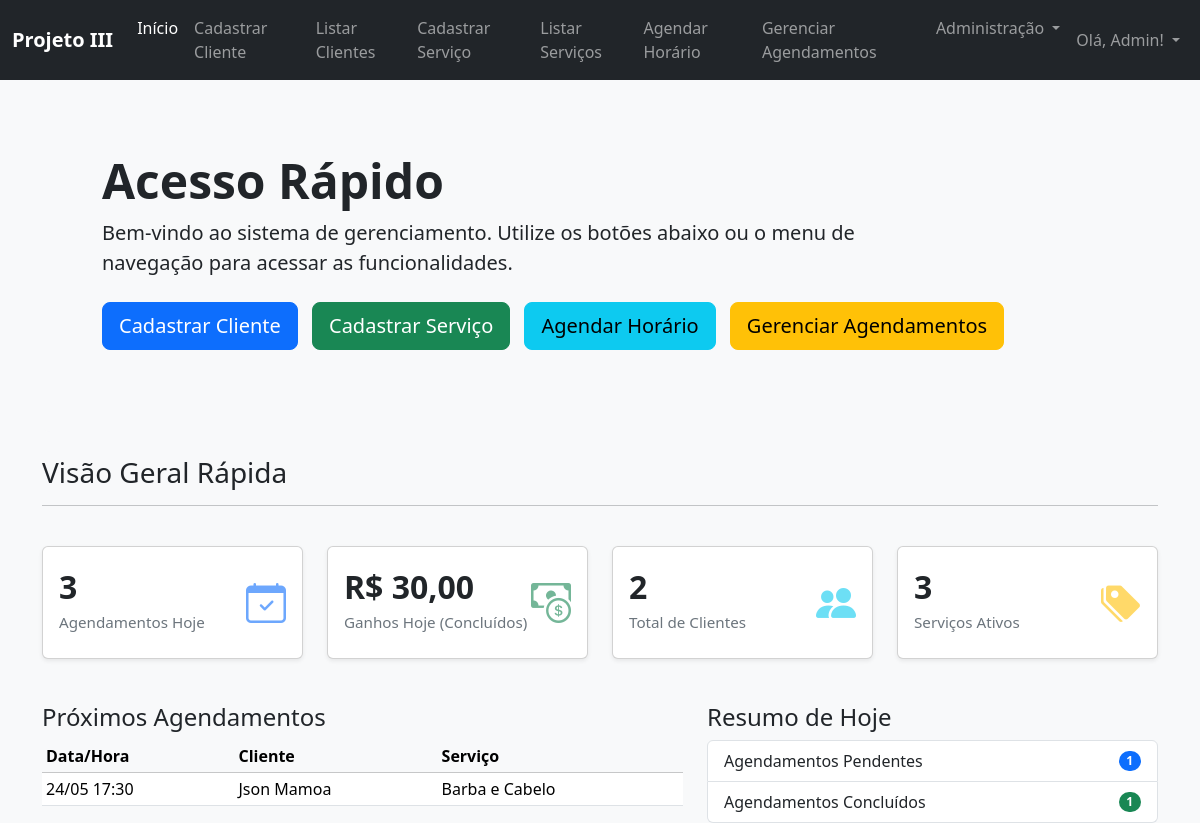
Page /dashboard.php (signed in) on the committed database.
### tables this page shows
CREATE TABLE IF NOT EXISTS `agendamentos` (
  `id` int NOT NULL AUTO_INCREMENT,
  `id_cliente` int NOT NULL,
  `id_servico` int NOT NULL,
  `id_funcionario_agendou` int NOT NULL COMMENT 'Funcionário que registrou o agendamento',
  `data_hora_inicio` datetime NOT NULL COMMENT 'Data e hora de início do agendamento',
  `data_hora_fim` datetime NOT NULL COMMENT 'Data e hora de término do agendamento (calculado)',
  `status_agendamento` enum('agendado','concluido','cancelado','nao_compareceu') NOT NULL DEFAULT 'agendado',
  `observacoes` text,
  `data_criacao` timestamp NULL DEFAULT CURRENT_TIMESTAMP,
  PRIMARY KEY (`id`),
  KEY `id_cliente` (`id_cliente`),
  KEY `id_servico` (`id_servico`),
  KEY `id_funcionario_agendou` (`id_funcionario_agendou`),
  KEY `idx_data_hora_inicio` (`data_hora_inicio`),
  KEY `idx_data_hora_fim` (`data_hora_fim`)
);

CREATE TABLE IF NOT EXISTS `clientes` (
  `id` int NOT NULL AUTO_INCREMENT,
  `nome_completo` varchar(255) NOT NULL,
  `cpf` varchar(14) DEFAULT NULL,
  `telefone_celular` varchar(20) NOT NULL,
  `telefone_fixo` varchar(20) DEFAULT NULL,
  `email` varchar(191) DEFAULT NULL,
  `data_nascimento` date DEFAULT NULL,
  `endereco_rua` varchar(255) DEFAULT NULL,
  `endereco_numero` varchar(50) DEFAULT NULL,
  `endereco_complemento` varchar(100) DEFAULT NULL,
  `endereco_bairro` varchar(100) DEFAULT NULL,
  `endereco_cidade` varchar(100) DEFAULT NULL,
  `endereco_estado` varchar(2) DEFAULT NULL,
  `endereco_cep` varchar(9) DEFAULT NULL,
  `observacoes` text,
  `data_cadastro` timestamp NULL DEFAULT CURRENT_TIMESTAMP,
  `id_funcionario_cadastro` int NOT NULL,
  PRIMARY KEY (`id`),
  UNIQUE KEY `cpf` (`cpf`),
  KEY `id_funcionario_cadastro` (`id_funcionario_cadastro`)
);

CREATE TABLE IF NOT EXISTS `servicos` (
  `id` int NOT NULL AUTO_INCREMENT,
  `nome_servico` varchar(255) NOT NULL,
  `descricao` text,
  `preco` decimal(10,2) NOT NULL,
  `duracao_estimada_minutos` int DEFAULT NULL COMMENT 'Duração do serviço em minutos, para agendamento',
  `status` enum('ativo','inativo') NOT NULL DEFAULT 'ativo',
  `data_cadastro` timestamp NULL DEFAULT CURRENT_TIMESTAMP,
  `id_funcionario_cadastro` int NOT NULL,
  PRIMARY KEY (`id`),
  KEY `id_funcionario_cadastro` (`id_funcionario_cadastro`)
);

### dashboard.php (the view, shortened to what this page needs)
<?php
require_once 'db_conexao.php';
if (isset($_SESSION['funcionario_nome'])) {
    $nome_funcionario = htmlspecialchars($_SESSION['funcionario_nome']);
} else {
    $nome_funcionario = "Usuário";
}
$is_admin = (isset($_SESSION['funcionario_cargo']) && $_SESSION['funcionario_cargo'] === 'admin');
$hoje = date('Y-m-d');
$total_clientes = 0;
$result_clientes = $conexao->query("SELECT COUNT(*) as total FROM clientes");
if ($result_clientes) {
    $row_cli_count = $result_clientes->fetch_assoc();
    if ($row_cli_count) {
        $total_clientes = $row_cli_count['total'];
    }
}
$total_servicos_ativos = 0;
$result_servicos = $conexao->query("SELECT COUNT(*) as total FROM servicos WHERE status = 'ativo'");
if ($result_servicos) {
    $row_serv_count = $result_servicos->fetch_assoc();
    if ($row_serv_count){
        $total_servicos_ativos = $row_serv_count['total'];
    }
}
$agendamentos_hoje_total = 0;
$agendamentos_hoje_concluidos = 0;
$agendamentos_hoje_agendados = 0;
$ganhos_hoje = 0.00;
$sql_ag_hoje = "SELECT a.status_agendamento, s.preco
                FROM agendamentos a
                JOIN servicos s ON a.id_servico = s.id
                WHERE DATE(a.data_hora_inicio) = ?";
$stmt_ag_hoje = $conexao->prepare($sql_ag_hoje);
if ($stmt_ag_hoje) {
    $stmt_ag_hoje->bind_param("s", $hoje);
    $stmt_ag_hoje->execute();
    $result_ag_hoje = $stmt_ag_hoje->get_result();
    if ($result_ag_hoje) {
        $agendamentos_hoje_total = $result_ag_hoje->num_rows;
        while ($ag = $result_ag_hoje->fetch_assoc()) {
            if ($ag['status_agendamento'] == 'concluido') {
                $ganhos_hoje += (float)$ag['preco'];
                $agendamentos_hoje_concluidos++;
            }
            if ($ag['status_agendamento'] == 'agendado') {
                $agendamentos_hoje_agendados++;
            }
        }
    }
}
$proximos_agendamentos = [];
$data_hora_atual = date('Y-m-d H:i:s');
$sql_proximos = "SELECT a.data_hora_inicio, c.nome_completo as nome_cliente, s.nome_servico
                 FROM agendamentos a
                 JOIN clientes c ON a.id_cliente = c.id
                 JOIN servicos s ON a.id_servico = s.id
                 WHERE a.data_hora_inicio >= ? AND a.status_agendamento = 'agendado'
                 ORDER BY a.data_hora_inicio ASC
                 LIMIT 5";
$stmt_proximos = $conexao->prepare($sql_proximos);
if ($stmt_proximos) {
    $stmt_proximos->bind_param("s", $data_hora_atual);
    $stmt_proximos->execute();
    $result_proximos = $stmt_proximos->get_result();
    if ($result_proximos) {
        while ($row = $result_proximos->fetch_assoc()) {
            $proximos_agendamentos[] = $row;
        }
    }
}
?>
<!DOCTYPE html>
<html lang="pt-BR">
<head>
    <link href="https://cdn.jsdelivr.net/npm/bootstrap@5.3.3/dist/css/bootstrap.min.css" rel="stylesheet">
    <link rel="stylesheet" href="https://cdn.jsdelivr.net/npm/bootstrap-icons@1.11.3/font/bootstrap-icons.min.css">
</head>
<body>
    <nav class="navbar navbar-expand-lg navbar-dark bg-dark fixed-top">
        <div class="container-fluid">
            <a class="navbar-brand" href="dashboard.php">Projeto III</a>
            <div class="collapse navbar-collapse" id="navbarNav">
                <ul class="navbar-nav me-auto mb-2 mb-lg-0">
                    <li class="nav-item">
                        <a class="nav-link active" aria-current="page" href="dashboard.php">Início</a>
                    </li>
                    <li class="nav-item">
                        <a class="nav-link" href="cadastrar_cliente.php">Cadastrar Cliente</a>
                    </li>
                    <li class="nav-item">
                        <a class="nav-link" href="listar_clientes.php">Listar Clientes</a>
                    </li>
                    <li class="nav-item">
                        <a class="nav-link" href="cadastrar_servico.php">Cadastrar Serviço</a>
                    </li>
                    <li class="nav-item">
                        <a class="nav-link" href="listar_servicos.php">Listar Serviços</a>
                    </li>
                    <li class="nav-item">
                        <a class="nav-link" href="agendar_horario.php">Agendar Horário</a>
                    </li>
                    <li class="nav-item">
                        <a class="nav-link" href="gerenciar_agendamentos.php">Gerenciar Agendamentos</a>
                    </li>
                    <?php if ($is_admin): ?>
                    <li class="nav-item dropdown">
                        <a class="nav-link dropdown-toggle" href="#" id="adminMenuLink" role="button" data-bs-toggle="dropdown" aria-expanded="false">
                            Administração
                        </a>
                    </li>
                    <?php endif; ?>
                </ul>
                <ul class="navbar-nav">
                    <li class="nav-item dropdown">
                        <a class="nav-link dropdown-toggle" href="#" id="navbarDropdownUser" role="button" data-bs-toggle="dropdown" aria-expanded="false">
                            Olá, <?php echo $nome_funcionario; ?>!
                        </a>
                    </li>
                </ul>
            </div>
        </div>
    </nav>
    <div class="container mt-4">
        <div class="p-5 mb-4 bg-light rounded-3">
            <div class="container-fluid py-4">
                <h1 class="display-5 fw-bold">Acesso Rápido</h1>
                <p class="col-md-10 fs-5">
                    Bem-vindo ao sistema de gerenciamento. Utilize os botões abaixo ou o menu de navegação para acessar as funcionalidades.
                </p>
                <div class="action-buttons mt-4">
                    <a href="cadastrar_cliente.php" class="btn btn-primary btn-lg">Cadastrar Cliente</a>
                    <a href="cadastrar_servico.php" class="btn btn-success btn-lg">Cadastrar Serviço</a>
                    <a href="agendar_horario.php" class="btn btn-info btn-lg">Agendar Horário</a>
                    <a href="gerenciar_agendamentos.php" class="btn btn-warning btn-lg">Gerenciar Agendamentos</a>
                </div>
            </div>
        </div>
        <div class="row mb-4">
            <div class="col-md-12">
                <h3>Visão Geral Rápida</h3>
                <hr>
            </div>
        </div>
        <div class="row">
            <div class="col-md-3 stat-card">
                <div class="card shadow-sm">
                    <div class="card-body">
                        <div>
                            <div class="stat-number"><?php echo $agendamentos_hoje_total; ?></div>
                            <div class="card-title">Agendamentos Hoje</div>
                        </div>
                        <i class="bi bi-calendar-check stat-icon text-primary"></i>
                    </div>
                </div>
            </div>
            <div class="col-md-3 stat-card">
                <div class="card shadow-sm">
                    <div class="card-body">
                        <div>
                            <div class="stat-number">R$ <?php echo number_format($ganhos_hoje, 2, ',', '.'); ?></div>
                            <div class="card-title">Ganhos Hoje (Concluídos)</div>
                        </div>
                        <i class="bi bi-cash-coin stat-icon text-success"></i>
                    </div>
                </div>
            </div>
            <div class="col-md-3 stat-card">
                <div class="card shadow-sm">
                    <div class="card-body">
                        <div>
                            <div class="stat-number"><?php echo $total_clientes; ?></div>
                            <div class="card-title">Total de Clientes</div>
                        </div>
                        <i class="bi bi-people-fill stat-icon text-info"></i>
                    </div>
                </div>
            </div>
            <div class="col-md-3 stat-card">
                <div class="card shadow-sm">
                    <div class="card-body">
                        <div>
                            <div class="stat-number"><?php echo $total_servicos_ativos; ?></div>
                            <div class="card-title">Serviços Ativos</div>
                        </div>
                        <i class="bi bi-tags-fill stat-icon text-warning"></i>
                    </div>
                </div>
            </div>
        </div>
        <div class="row mt-4">
            <div class="col-md-7">
                <h4>Próximos Agendamentos</h4>
                <?php if (!empty($proximos_agendamentos)): ?>
                <div class="table-responsive">
                    <table class="table table-hover table-sm">
                        <thead class="table-light">
                            <tr>
                                <th>Data/Hora</th>
                                <th>Cliente</th>
                                <th>Serviço</th>
                            </tr>
                        </thead>
                        <tbody>
                            <?php foreach ($proximos_agendamentos as $pa): ?>
                            <tr>
                                <td><?php echo (new DateTime($pa['data_hora_inicio']))->format('d/m H:i'); ?></td>
                                <td><?php echo htmlspecialchars($pa['nome_cliente']); ?></td>
                                <td><?php echo htmlspecialchars($pa['nome_servico']); ?></td>
                            </tr>
                            <?php endforeach; ?>
                        </tbody>
                    </table>
                </div>
                <?php else: ?>
                <p class="text-muted">Nenhum próximo agendamento encontrado.</p>
                <?php endif; ?>
            </div>
            <div class="col-md-5">
                <h4>Resumo de Hoje</h4>
                <ul class="list-group">
                    <li class="list-group-item d-flex justify-content-between align-items-center">
                        Agendamentos Pendentes
                        <span class="badge bg-primary rounded-pill"><?php echo $agendamentos_hoje_agendados; ?></span>
                    </li>
                    <li class="list-group-item d-flex justify-content-between align-items-center">
                        Agendamentos Concluídos
                        <span class="badge bg-success rounded-pill"><?php echo $agendamentos_hoje_concluidos; ?></span>
                    </li>
                </ul>
            </div>
        </div>
    </div>
</body>
</html>

### dashboard.php (style rules this page uses)
body { padding-top: 56px; background-color: #f8f9fa; }
.navbar-brand { font-weight: bold; }
.action-buttons .btn { margin-right: 10px; margin-bottom: 10px; }
.stat-card { margin-bottom: 20px; }
.stat-card .card-body { display: flex; align-items: center; justify-content: space-between; }
.stat-card .stat-icon { font-size: 2.5rem; opacity: 0.6; }
.stat-card .stat-number { font-size: 2rem; font-weight: bold; }
.stat-card .card-title { font-size: 0.95rem; color: #6c757d; }

### rows in the picture
agendamentos: data_hora_inicio "24/05 17:30", id_cliente.nome_completo "Json Mamoa", id_servico.nome_servico "Barba e Cabelo"

### other values in the picture
$nome_funcionario "Admin"
$agendamentos_hoje_total "3"
$ganhos_hoje "30,00"
$total_clientes "2"
$total_servicos_ativos "3"
$agendamentos_hoje_agendados "1"
$agendamentos_hoje_concluidos "1"
